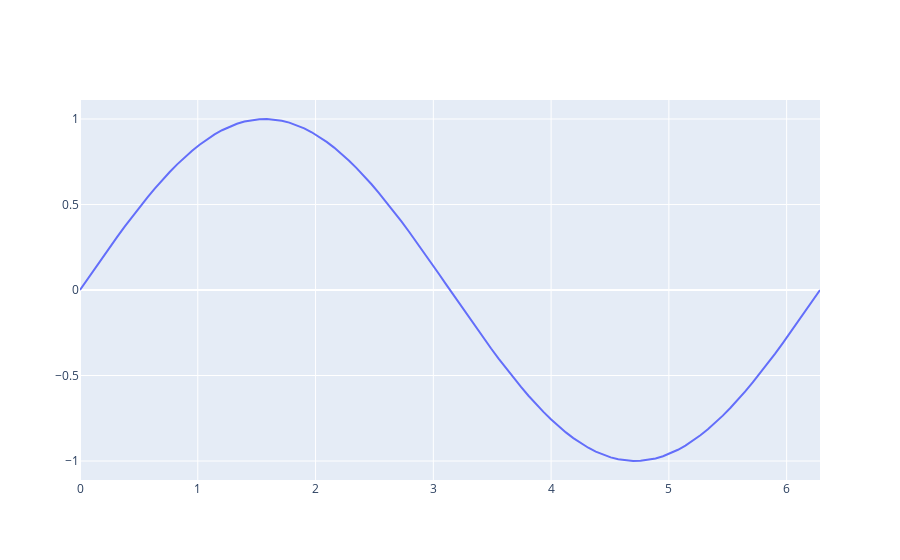

Notebook code cell kept with this figure:
### Code cell
fig1.add_scatter(x = x, y = y)
